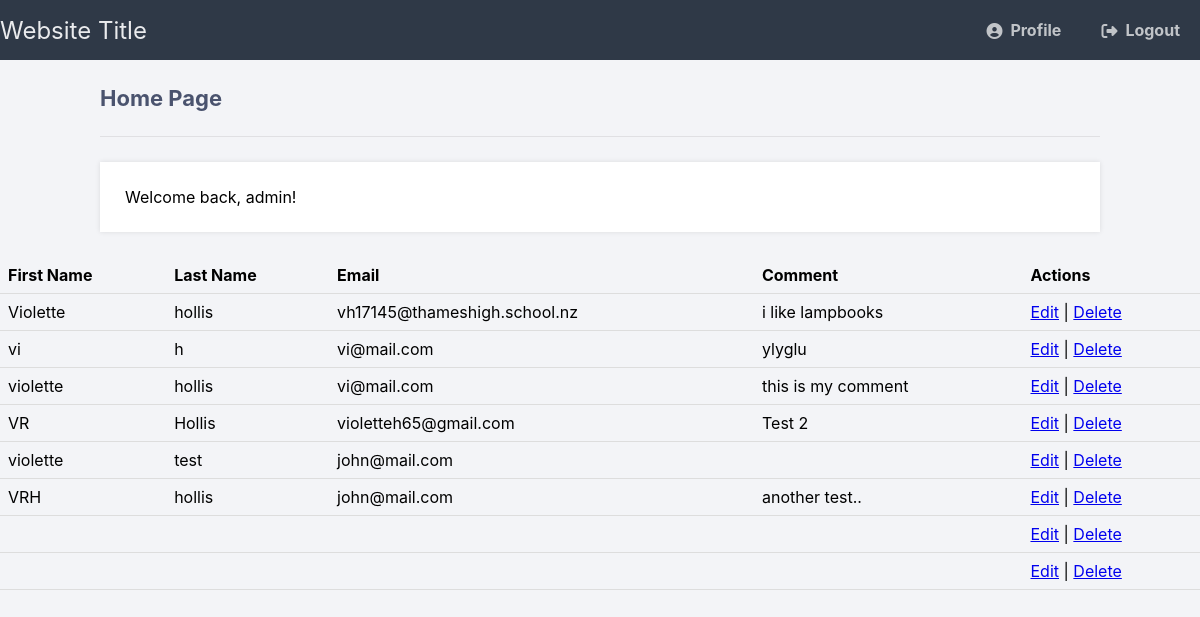
/phplogin/home.php (signed in), run on the app's committed database.
### tables this page shows
CREATE TABLE IF NOT EXISTS `contact` (
  `id` int NOT NULL AUTO_INCREMENT,
  `fname` varchar(50) NOT NULL,
  `lname` varchar(50) NOT NULL,
  `email` varchar(100) NOT NULL,
  `comment` text NOT NULL,
  PRIMARY KEY (`id`)
);

### phplogin/home.php (the view, shortened to what this page needs)
<!DOCTYPE html>
<html>
	<head>
		<link href="../css/loginstyle.css" rel="stylesheet" type="text/css">
		<link rel="stylesheet" href="https://cdnjs.cloudflare.com/ajax/libs/font-awesome/6.2.0/css/all.min.css">
	</head>
	<body class="loggedin">
		<nav class="navtop">
			<div>
				<h1>Website Title</h1>
				<a href="profile.php"><i class="fas fa-user-circle"></i>Profile</a>
				<a href="logout.php"><i class="fas fa-sign-out-alt"></i>Logout</a>
			</div>
		</nav>
		<div class="content">
			<h2>Home Page</h2>
			<p>Welcome back, <?=$_SESSION['name']?>!</p>
		</div>
             <?php
    require_once '../setup.php';
    $sql = "SELECT * FROM contact";
 $result = mysqli_query($conn, $sql);
 if (mysqli_num_rows($result) > 0) {
        echo '<table>';
        echo '<tr><th>First Name</th><th>Last Name</th><th>Email</th><th>Comment</th><th>Actions</th></tr>';
        while ($row = mysqli_fetch_assoc($result)) {
            echo '<tr>';
            echo '<td>' . $row['fname'] . '</td>';
            echo '<td>' . $row['lname'] . '</td>';
            echo '<td>' . $row['email'] . '</td>';
            echo '<td>' . $row['comment'] . '</td>';
            echo '<td><a href="edit.php?id=' . $row['id'] . ' ">Edit</a> | <a href="delete.php?id=' . $row['id'] .'">Delete</a></td>';
                     echo '</tr>';
        }
        echo '</table>';
      } else {
        echo 'No records found.';
    }
           ?>
	</body>
</html>

### css/loginstyle.css (style rules this page uses)
* { box-sizing: border-box; font-family: -apple-system, BlinkMacSystemFont, "segoe ui", roboto, oxygen, ubuntu, cantarell, "fira sans", "droid sans", "helvetica neue", Arial, sans-serif; font-size: 16px; }
body { background-color: #ffffff; }
.navtop { background-color: #2f3947; height: 60px; width: 100%; border: 0; }
.navtop div { display: flex; margin: 0 auto; width: 100%; height: 100%; }
.navtop div h1, .navtop div a { display: inline-flex; align-items: center; }
.navtop div h1 { flex: 1; font-size: 24px; padding: 0; margin: 0; color: #eaebed; font-weight: normal; }
.navtop div a { padding: 0 20px; text-decoration: none; color: #c1c4c8; font-weight: bold; }
.navtop div a i { padding: 2px 8px 0 0; }
body.loggedin { background-color: #f3f4f7; }
.loggedin h1 { padding: 20px; }
.content { width: 1000px; margin: 0 auto; }
.content h2 { margin: 0; padding: 25px 0; font-size: 22px; border-bottom: 1px solid #e0e0e3; color: #4a536e; }
.content > p, .content > div { box-shadow: 0 0 5px 0 rgba(0, 0, 0, 0.1); margin: 25px 0; padding: 25px; background-color: #fff; }
body { margin: 0; }
table { width: 100%; border-collapse: collapse; }
th, td { padding: 8px; text-align: left; border-bottom: 1px solid #ddd; }

### data on the page
contact: fname "Violette", lname "hollis", email "vh17145@thameshigh.school.nz", comment "i like lampbooks"
contact: fname "vi", lname "h", email "vi@mail.com", comment "ylyglu"
contact: fname "violette", lname "hollis", email "vi@mail.com", comment "this is my comment"
contact: fname "VR", lname "Hollis", email "violetteh65@gmail.com", comment "Test 2"
contact: fname "violette", lname "test", email "john@mail.com"
contact: fname "VRH", lname "hollis", email "john@mail.com", comment "another test.."

### other printed values
$_SESSION['name'] "admin"
